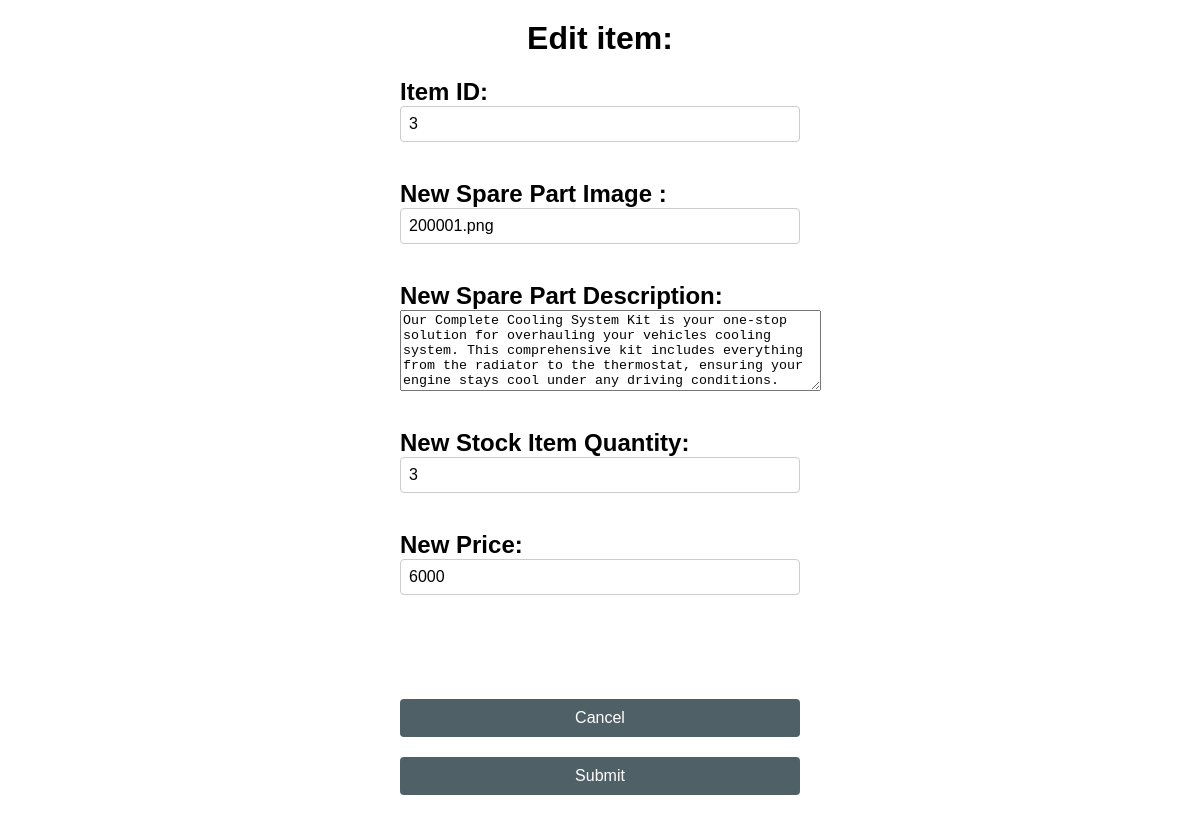
Page /4523html&css/php/editItem.php?sparePartNum=3 on the committed database.
### tables this page shows
CREATE TABLE Item (
    sparePartNum INT(10) NOT NULL,
    sparePartCategory INT(1) NOT NULL,
    sparePartName VARCHAR(255) NOT NULL,
    sparePartImage VARCHAR(100) NOT NULL,
    sparePartDescription VARCHAR(255),
    weight DOUBLE NOT NULL,
    stockItemQty INT(10) NOT NULL,
    price DOUBLE NOT NULL,
    PRIMARY KEY (sparePartNum)
);

### 4523html&css/php/editItem.php (the view, shortened to what this page needs)
<?php
   if (isset($_GET['sparePartNum'])) {
        $sparePartNum = $_GET['sparePartNum'];
        $servername = "127.0.0.1";
        $username = "root";
        $password = "";
        $dbname = "projectdb";
        $conn = new mysqli($servername, $username, $password, $dbname);
       $sql = "SELECT * FROM item WHERE sparePartNum = ".$sparePartNum;
       $result = $conn->query($sql);
       $column = $result->fetch_assoc();
       $partNum = $column["sparePartNum"];
       $img = $column["sparePartImage"];
       $description = $column["sparePartDescription"];
       $quantity = $column["stockItemQty"];
       $price = $column["price"];
    }
?>
<link rel="stylesheet" href="../css/Edit Item form.css" type="text/css">
<div class="container">
  <form method="post" action="<?php echo $_SERVER['PHP_SELF'];?>">
    <h1><?php echo "Edit item:"; ?><h2>
    <label >Item ID:</label>
    <input type="text" value="<?php echo $partNum; ?>"  name="PartNum" readonly>
    <br></br>
    <label >New Spare Part Image :</label>
    <input type="text" value="<?php echo $img; ?>"  name="img">
    <br></br>
    <label >New Spare Part Description:</label>
    <textarea rows="5" cols="50" name="description"><?php echo $description; ?></textarea>
    <br></br>
    <label >New Stock Item Quantity:</label>
    <input type="text" value="<?php echo $quantity; ?>"  name="quantity">
    <br></br>
    <label >New Price:</label>
    <input type="text" value="<?php echo $price; ?>"  name="price">
    <br></br>
    <br>
    <br>
<div class="button-container">
  <input type="button" value="Cancel" onclick="backToItem()">
  <input type="submit" value="Submit" >
</div>

### 4523html&css/css/Edit Item form.css (style rules this page uses)
h1 { text-align: center; }
form { max-width: 400px; margin: 0 auto; }
label { display: block; margin-top: 10px; }
input[type="text"] { width: 100%; padding: 8px; font-size: 16px; border: 1px solid #ccc; border-radius: 4px; }
input[type="reset"] , input[type="button"] , input[type="submit"] { width: 100%; padding: 10px; font-size: 16px; border: none; background-color: #506067; color: white; cursor: pointer; border-radius: 4px; margin-top: 20px; }

### rows in the picture
item: PartNum "3", img "200001.png", description "Our Complete Cooling System Kit is your one-stop solution for overhauling your vehicles cooling system. This comprehensive kit includes everything from the radiator to the thermostat, ensuring your engine stays cool under any driving conditions.", quantity "3", price "6000"
